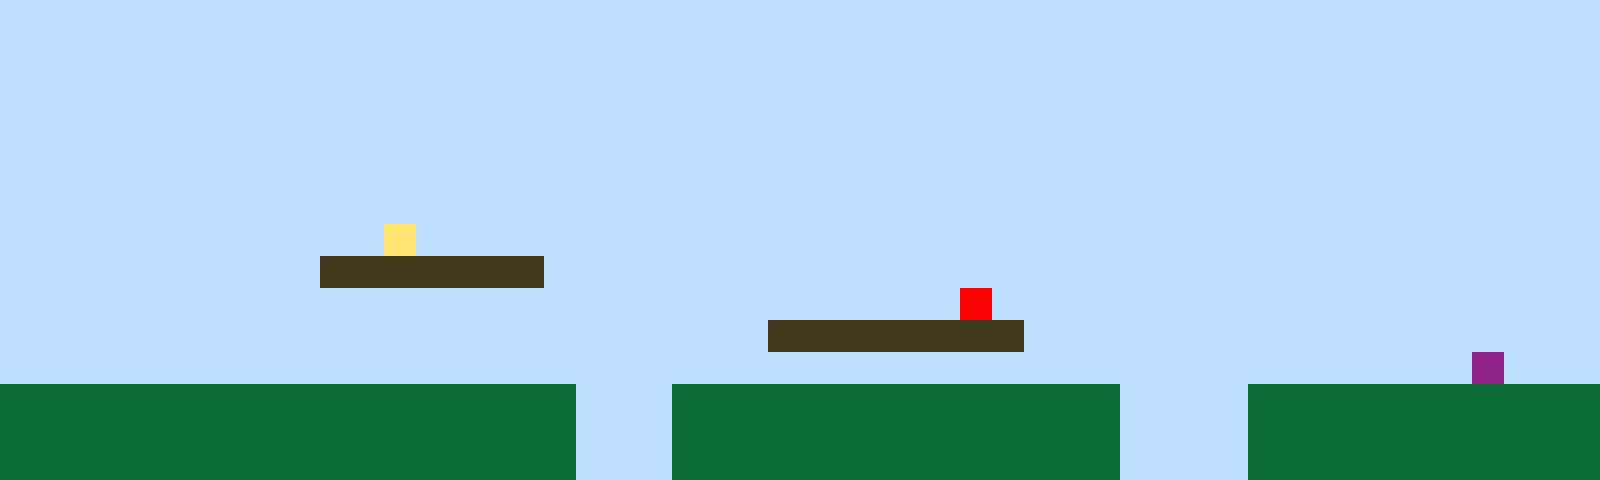

Below is a game level as drawn by its tile map, then a one-line description and the .tmx file that defines it, in full:
An orthogonal 50x15 tile map with 32x32 px tiles, 1 tile layer (Tile Layer 1).

<map version="1.10" tiledversion="1.11.2" orientation="orthogonal" renderorder="right-up" width="50" height="15" tilewidth="32" tileheight="32" infinite="0" nextlayerid="2" nextobjectid="1"><editorsettings><export target="map1.csv" format="csv" /></editorsettings><tileset firstgid="1" name="sprites" tilewidth="32" tileheight="32" tilecount="6" columns="3"><image source="sprites.png" width="96" height="64" /></tileset><layer id="1" name="Tile Layer 1" width="50" height="15"><data encoding="csv">1,1,1,1,1,1,1,1,1,1,1,1,1,1,1,1,1,1,1,1,1,1,1,1,1,1,1,1,1,1,1,1,1,1,1,1,1,1,1,1,1,1,1,1,1,1,1,1,1,1,1,1,1,1,1,1,1,1,1,1,1,1,1,1,1,1,1,1,1,1,1,1,1,1,1,1,1,1,1,1,1,1,1,1,1,1,1,1,1,1,1,1,1,1,1,1,1,1,1,1,1,1,1,1,1,1,1,1,1,1,1,1,1,1,1,1,1,1,1,1,1,1,1,1,1,1,1,1,1,1,1,1,1,1,1,1,1,1,1,1,1,1,1,1,1,1,1,1,1,1,1,1,1,1,1,1,1,1,1,1,1,1,1,1,1,1,1,1,1,1,1,1,1,1,1,1,1,1,1,1,1,1,1,1,1,1,1,1,1,1,1,1,1,1,1,1,1,1,1,1,1,1,1,1,1,1,1,1,1,1,1,1,1,1,1,1,1,1,1,1,1,1,1,1,1,1,1,1,1,1,1,1,1,1,1,1,1,1,1,1,1,1,1,1,1,1,1,1,1,1,1,1,1,1,1,1,1,1,1,1,1,1,1,1,1,1,1,1,1,1,1,1,1,1,1,1,1,1,1,1,1,1,1,1,1,1,1,1,1,1,1,1,1,1,1,1,1,1,1,1,1,1,1,1,1,1,1,1,1,1,1,1,1,1,1,1,1,1,1,1,1,1,1,1,1,1,1,1,1,1,1,1,1,1,1,1,1,1,1,1,1,1,1,1,1,1,1,1,1,1,1,1,1,1,1,1,1,1,1,1,1,1,4,1,1,1,1,1,1,1,1,1,1,1,1,1,1,1,1,1,1,1,1,1,1,1,1,1,1,1,1,1,1,1,1,1,1,1,1,1,1,1,1,1,1,1,1,1,1,1,3,3,3,3,3,3,3,1,1,1,1,1,1,1,1,1,1,1,1,1,1,1,1,1,1,1,1,1,1,1,1,1,1,1,1,1,1,1,1,1,1,1,1,1,1,1,1,1,1,1,1,1,1,1,1,1,1,1,1,1,1,1,1,1,1,1,1,1,1,1,5,1,1,1,1,1,1,1,1,1,1,1,1,1,1,1,1,1,1,1,1,1,1,1,1,1,1,1,1,1,1,1,1,1,1,1,1,1,1,1,1,1,1,1,3,3,3,3,3,3,3,3,1,1,1,1,1,1,1,1,1,1,1,1,1,1,1,1,1,1,1,1,1,1,1,1,1,1,1,1,1,1,1,1,1,1,1,1,1,1,1,1,1,1,1,1,1,1,1,1,1,1,1,1,1,1,1,1,1,1,1,1,1,1,1,1,6,1,1,1,2,2,2,2,2,2,2,2,2,2,2,2,2,2,2,2,2,2,1,1,1,2,2,2,2,2,2,2,2,2,2,2,2,2,2,1,1,1,1,2,2,2,2,2,2,2,2,2,2,2,2,2,2,2,2,2,2,2,2,2,2,2,2,2,2,2,2,2,1,1,1,2,2,2,2,2,2,2,2,2,2,2,2,2,2,1,1,1,1,2,2,2,2,2,2,2,2,2,2,2,2,2,2,2,2,2,2,2,2,2,2,2,2,2,2,2,2,2,1,1,1,2,2,2,2,2,2,2,2,2,2,2,2,2,2,1,1,1,1,2,2,2,2,2,2,2,2,2,2,2</data></layer></map>
